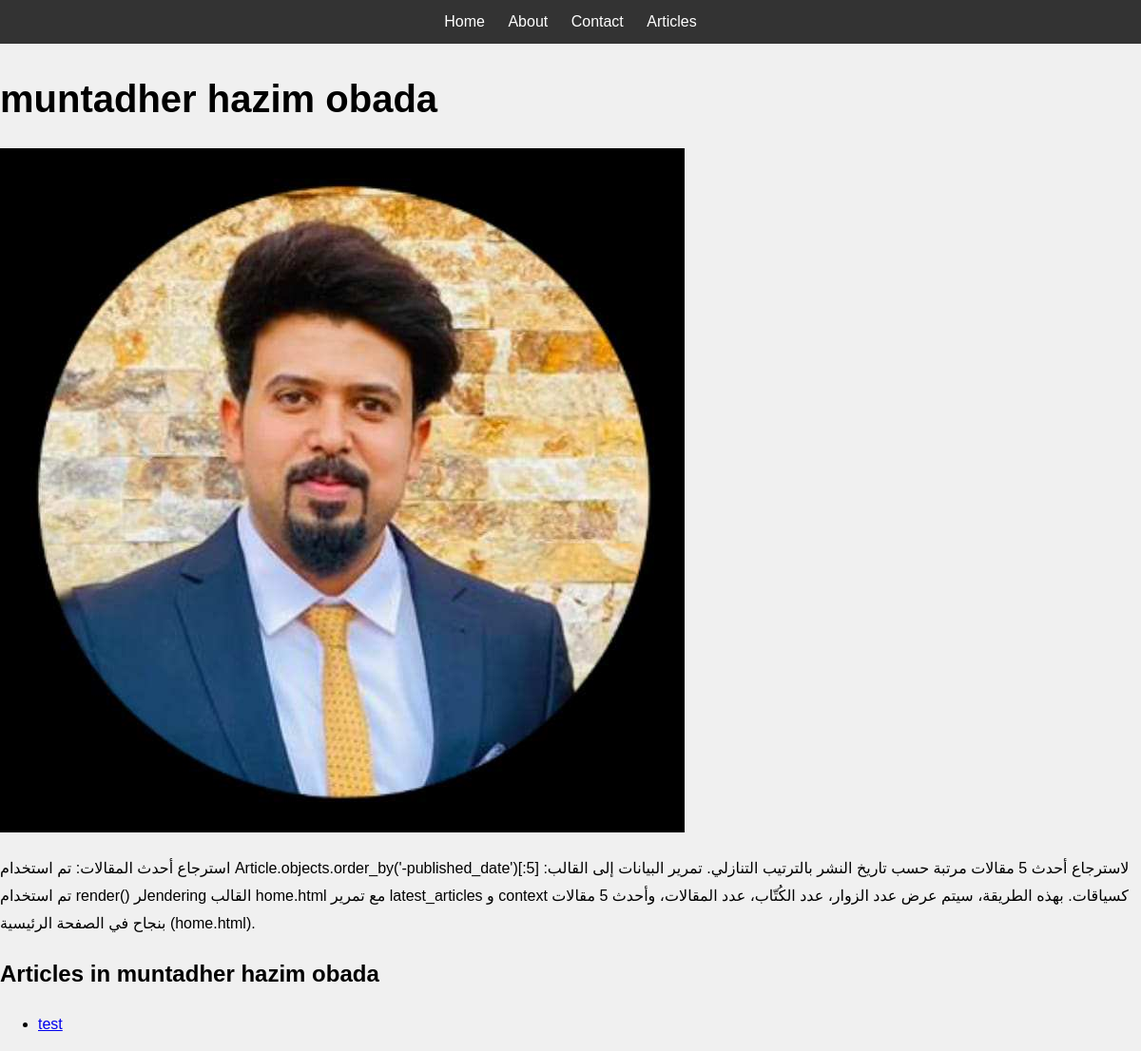
Screenshot of /category/muntadher-hazim-obada/ with the database file from the repository.
### myapp/models.py (models this page shows, shortened)
class Category(models.Model):
    name = models.CharField(max_length=100)
    image = models.ImageField(upload_to='category_images/')
    description = models.TextField()
    slug = models.SlugField(unique=True, max_length=100, blank=True)

class Article(models.Model):
    title = models.CharField(max_length=200)
    slug = models.SlugField(unique=True, max_length=200, blank=True)
    summary = models.TextField(max_length=500)
    content = HTMLField()
    category = models.ForeignKey('Category', on_delete=models.CASCADE)
    image = ProcessedImageField(upload_to='images/',
                                processors=[ResizeToFill(800, 600)],
                                format='JPEG',
                                options={'quality': 90})
    author = models.ForeignKey('Author', on_delete=models.CASCADE)
    likes = models.PositiveIntegerField(default=0)  # تغيير اسم الحقل هنا
    published_date = models.DateTimeField(default=timezone.now)
    updated_date = models.DateTimeField(auto_now=True)
    views = models.PositiveIntegerField(default=0)
    tags = TaggableManager()

### myapp/views.py (the view)
# urls.py: path('category/<slug:slug>/', views.category_detail, name='category_detail'),
def category_detail(request, slug):
    category = get_object_or_404(Category, slug=slug)
    articles = Article.objects.filter(category=category)
    return render(request, 'category_detail.html', {'category': category, 'articles': articles})

### myapp/templates/category_detail.html (shortened to what this page needs)
{% extends 'base.html' %}
{% block content %}
<h1>{{ category.name }}</h1>
<img src="{{ category.image.url }}" alt="{{ category.name }}">
<p>{{ category.description }}</p>
<h2>Articles in {{ category.name }}</h2>
<ul>
    {% for article in category.article_set.all %}
    <li><a href="{% url 'article_detail' article.slug %}">{{ article.title }}</a></li>
    {% endfor %}
</ul>
{% endblock %}

### myapp/templates/base.html (shortened to what this page needs)
{% load static %}
<!DOCTYPE html>
<html>
<head>
    <link rel="stylesheet" href="https://cdnjs.cloudflare.com/ajax/libs/font-awesome/6.0.0-beta3/css/all.min.css">
    <link rel="stylesheet" href="{% static 'css/styles.css' %}">
</head>
<body>
    <nav>
        <a href="{% url 'home' %}">Home</a>
        <a href="{% url 'about' %}">About</a>
        <a href="{% url 'contact' %}">Contact</a>
        <a href="{% url 'article_list' %}">Articles</a>
    </nav>
    <div>
        {% block content %}
        {% endblock %}
    </div>
</body>
</html>

### myapp/static/CSS/styles.css (style rules this page uses)
body { font-family: Arial, sans-serif; line-height: 1.6; background-color: #f0f0f0; margin: 0; padding: 0; }
nav { background-color: #333; color: #fff; padding: 10px; text-align: center; }
nav a { color: #fff; text-decoration: none; margin: 0 10px; }
h1 { font-size: 2.5rem; margin-bottom: 20px; }
p { font-size: 1rem; line-height: 1.8; margin-bottom: 15px; }

### rows the page displays
Category: name "muntadher hazim obada", image (picture), description "استرجاع أحدث المقالات: تم استخدام Article.objects.order_by('-published_date')[:5] لاسترجاع أحدث 5 مقالات مرتبة حسب تاريخ النشر بالترتيب التنازلي. تمرير البيانات إلى القالب: تم استخدام render() لرendering القالب home.html مع تمرير latest_articles و context كسياقات. بهذه الطريقة، سيتم عرض عدد الزوار، عدد الكُتّاب، عدد المقالات، وأحدث 5 مقالات بنجاح في الصفحة الرئيسية (home.html)."
Article: title "test"
